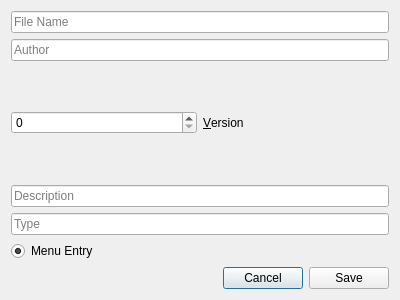
<?xml version="1.0" encoding="UTF-8"?>
<ui version="4.0">
 <class>ScriptSaver</class>
 <widget class="QDialog" name="ScriptSaver">
  <property name="geometry">
   <rect>
    <x>0</x>
    <y>0</y>
    <width>400</width>
    <height>300</height>
   </rect>
  </property>
  <property name="windowTitle">
   <string>Dialog</string>
  </property>
  <layout class="QVBoxLayout" name="verticalLayout">
   <item>
    <widget class="QLineEdit" name="name_lineEdit">
     <property name="placeholderText">
      <string>File Name</string>
     </property>
    </widget>
   </item>
   <item>
    <widget class="QLineEdit" name="author_lineEdit">
     <property name="placeholderText">
      <string>Author</string>
     </property>
    </widget>
   </item>
   <item>
    <layout class="QHBoxLayout" name="horizontalLayout">
     <item>
      <widget class="QSpinBox" name="version_spinBox"/>
     </item>
     <item>
      <widget class="QLabel" name="version_label">
       <property name="text">
        <string>&amp;Version</string>
       </property>
       <property name="buddy">
        <cstring>version_spinBox</cstring>
       </property>
      </widget>
     </item>
    </layout>
   </item>
   <item>
    <widget class="QLineEdit" name="description_lineEdit">
     <property name="placeholderText">
      <string>Description</string>
     </property>
    </widget>
   </item>
   <item>
    <widget class="QLineEdit" name="type_lineEdit">
     <property name="placeholderText">
      <string>Type</string>
     </property>
    </widget>
   </item>
   <item>
    <layout class="QHBoxLayout" name="horizontalLayout_2">
     <item>
      <widget class="QRadioButton" name="menuEntry_radioButton">
       <property name="text">
        <string>Menu Entry</string>
       </property>
       <property name="checked">
        <bool>true</bool>
       </property>
      </widget>
     </item>
     <item>
      <spacer name="horizontalSpacer">
       <property name="orientation">
        <enum>Qt::Horizontal</enum>
       </property>
       <property name="sizeHint" stdset="0">
        <size>
         <width>40</width>
         <height>20</height>
        </size>
       </property>
      </spacer>
     </item>
    </layout>
   </item>
   <item>
    <layout class="QHBoxLayout" name="horizontalLayout_3">
     <item>
      <spacer name="horizontalSpacer_2">
       <property name="orientation">
        <enum>Qt::Horizontal</enum>
       </property>
       <property name="sizeHint" stdset="0">
        <size>
         <width>40</width>
         <height>20</height>
        </size>
       </property>
      </spacer>
     </item>
     <item>
      <widget class="QPushButton" name="cancel_pushButton">
       <property name="text">
        <string>Cancel</string>
       </property>
      </widget>
     </item>
     <item>
      <widget class="QPushButton" name="save_pushButton">
       <property name="enabled">
        <bool>true</bool>
       </property>
       <property name="text">
        <string>Save</string>
       </property>
      </widget>
     </item>
    </layout>
   </item>
  </layout>
 </widget>
 <resources/>
 <connections/>
</ui>
